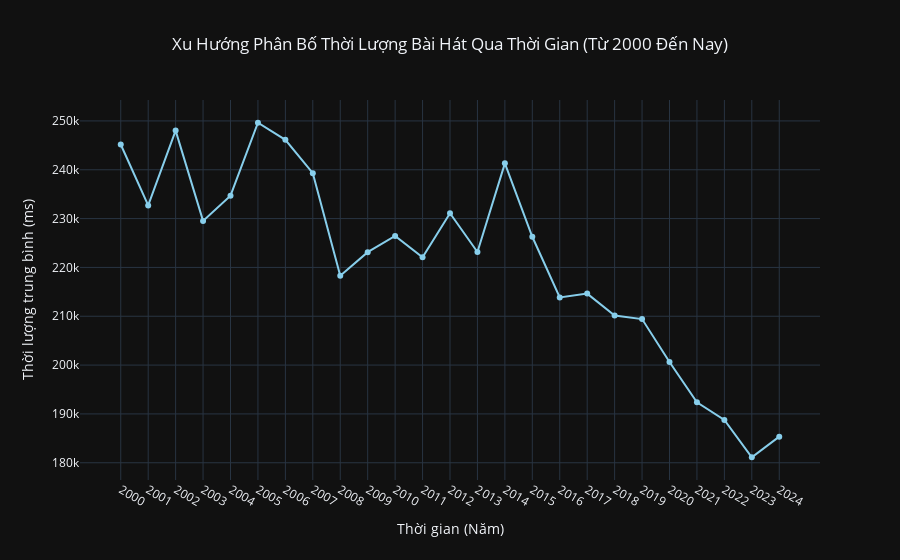

Here is the notebook cell this chart was saved with:
### Markdown cell above
##### 5) Thời lượng các bài nhạc qua từng năm

### Code cell
df_filtered = df_eda[df_eda['release_year'] >= 2000]

duration_per_month = df_filtered.groupby('release_year')['duration_ms'].mean().sort_index()

months = duration_per_month.index.astype(str)
values = duration_per_month.values

fig = go.Figure(data=[
    go.Scatter(x=months, y=values, mode='lines+markers', 
               line=dict(width=2), marker=dict(size=6, color='skyblue'))
])

fig.update_layout(title_text='Xu Hướng Phân Bố Thời Lượng Bài Hát Qua Thời Gian (Từ 2000 Đến Nay)',
                  xaxis_title='Thời gian (Năm)',
                  yaxis_title='Thời lượng trung bình (ms)',
                  template='plotly_dark', title_x=0.5, xaxis=dict(tickangle=30))

fig.show()

### Figure 1 — Plotly figure (JSON) as saved in the notebook; plotly's stock layout.template omitted (floating-point values rounded to 4 significant figures)
{"data": [{"line": {"width": 2}, "marker": {"color": "skyblue", "size": 6}, "mode": "lines+markers", "type": "scatter", "x": ["2000", "2001", "2002", "2003", "2004", "2005", "2006", "2007", "2008", "2009", "2010", "2011", "2012", "2013", "2014", "2015", "2016", "2017", "2018", "2019", "2020", "2021", "2022", "2023", "2024"], "y": [245200.0, 232700.0, 248000.0, 229500.0, 234700.0, 249600.0, 246100.0, 239300.0, 218300.0, 223100.0, 226500.0, 222100.0, 231100.0, 223200.0, 241300.0, 226300.0, 213900.0, 214600.0, 210100.0, 209400.0, 200600.0, 192400.0, 188800.0, 181100.0, 185300.0]}], "layout": {"title": {"text": "Xu Hướng Phân Bố Thời Lượng Bài Hát Qua Thời Gian (Từ 2000 Đến Nay)", "x": 0.5}, "xaxis": {"tickangle": 30, "title": {"text": "Thời gian (Năm)"}}, "yaxis": {"title": {"text": "Thời lượng trung bình (ms)"}}}}
